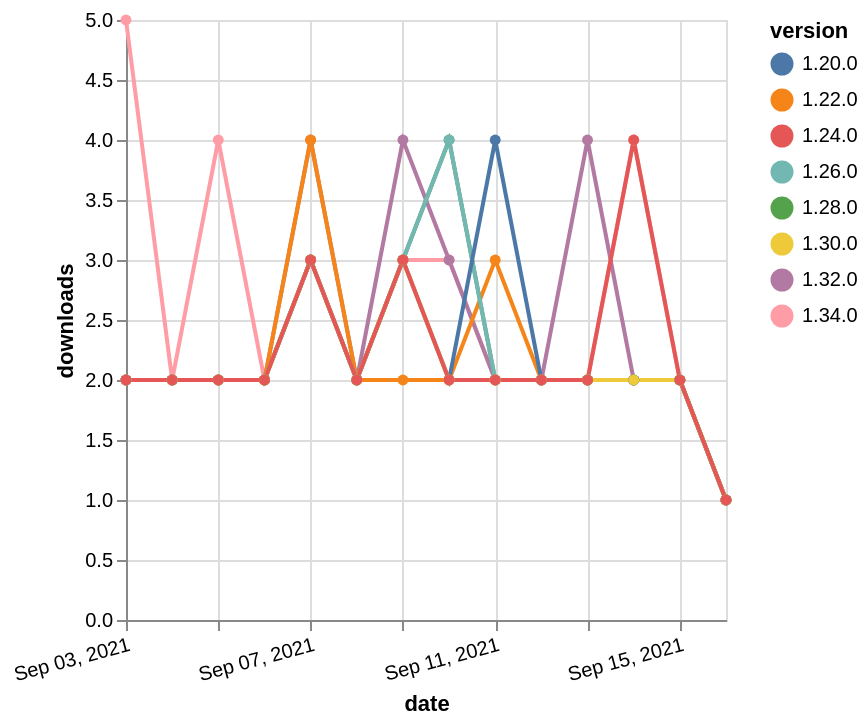

Here is the Vega-Lite specification saved for this chart:
### Vega-Lite specification from a JSON file in a GitHub repository (floating-point values rounded to 4 significant figures)
{"$schema": "https://vega.github.io/schema/vega-lite/v5.json", "description": "A simple bar chart with embedded data.", "data": {"values": [{"date": "2021-09-03", "total": 228, "delta": 5, "version": "1.34.0"}, {"date": "2021-09-04", "total": 230, "delta": 2, "version": "1.34.0"}, {"date": "2021-09-05", "total": 234, "delta": 4, "version": "1.34.0"}, {"date": "2021-09-06", "total": 236, "delta": 2, "version": "1.34.0"}, {"date": "2021-09-07", "total": 239, "delta": 3, "version": "1.34.0"}, {"date": "2021-09-08", "total": 241, "delta": 2, "version": "1.34.0"}, {"date": "2021-09-09", "total": 244, "delta": 3, "version": "1.34.0"}, {"date": "2021-09-10", "total": 247, "delta": 3, "version": "1.34.0"}, {"date": "2021-09-11", "total": 249, "delta": 2, "version": "1.34.0"}, {"date": "2021-09-12", "total": 251, "delta": 2, "version": "1.34.0"}, {"date": "2021-09-13", "total": 253, "delta": 2, "version": "1.34.0"}, {"date": "2021-09-14", "total": 257, "delta": 4, "version": "1.34.0"}, {"date": "2021-09-15", "total": 259, "delta": 2, "version": "1.34.0"}, {"date": "2021-09-16", "total": 260, "delta": 1, "version": "1.34.0"}, {"date": "2021-09-03", "total": 707, "delta": 2, "version": "1.32.0"}, {"date": "2021-09-04", "total": 709, "delta": 2, "version": "1.32.0"}, {"date": "2021-09-05", "total": 711, "delta": 2, "version": "1.32.0"}, {"date": "2021-09-06", "total": 713, "delta": 2, "version": "1.32.0"}, {"date": "2021-09-07", "total": 717, "delta": 4, "version": "1.32.0"}, {"date": "2021-09-08", "total": 719, "delta": 2, "version": "1.32.0"}, {"date": "2021-09-09", "total": 723, "delta": 4, "version": "1.32.0"}, {"date": "2021-09-10", "total": 726, "delta": 3, "version": "1.32.0"}, {"date": "2021-09-11", "total": 728, "delta": 2, "version": "1.32.0"}, {"date": "2021-09-12", "total": 730, "delta": 2, "version": "1.32.0"}, {"date": "2021-09-13", "total": 734, "delta": 4, "version": "1.32.0"}, {"date": "2021-09-14", "total": 736, "delta": 2, "version": "1.32.0"}, {"date": "2021-09-15", "total": 738, "delta": 2, "version": "1.32.0"}, {"date": "2021-09-16", "total": 739, "delta": 1, "version": "1.32.0"}, {"date": "2021-09-03", "total": 2449, "delta": 2, "version": "1.22.0"}, {"date": "2021-09-04", "total": 2451, "delta": 2, "version": "1.22.0"}, {"date": "2021-09-05", "total": 2453, "delta": 2, "version": "1.22.0"}, {"date": "2021-09-06", "total": 2455, "delta": 2, "version": "1.22.0"}, {"date": "2021-09-07", "total": 2459, "delta": 4, "version": "1.22.0"}, {"date": "2021-09-08", "total": 2461, "delta": 2, "version": "1.22.0"}, {"date": "2021-09-09", "total": 2463, "delta": 2, "version": "1.22.0"}, {"date": "2021-09-10", "total": 2465, "delta": 2, "version": "1.22.0"}, {"date": "2021-09-11", "total": 2468, "delta": 3, "version": "1.22.0"}, {"date": "2021-09-12", "total": 2470, "delta": 2, "version": "1.22.0"}, {"date": "2021-09-13", "total": 2472, "delta": 2, "version": "1.22.0"}, {"date": "2021-09-14", "total": 2474, "delta": 2, "version": "1.22.0"}, {"date": "2021-09-15", "total": 2476, "delta": 2, "version": "1.22.0"}, {"date": "2021-09-16", "total": 2477, "delta": 1, "version": "1.22.0"}, {"date": "2021-09-03", "total": 1472, "delta": 2, "version": "1.28.0"}, {"date": "2021-09-04", "total": 1474, "delta": 2, "version": "1.28.0"}, {"date": "2021-09-05", "total": 1476, "delta": 2, "version": "1.28.0"}, {"date": "2021-09-06", "total": 1478, "delta": 2, "version": "1.28.0"}, {"date": "2021-09-07", "total": 1481, "delta": 3, "version": "1.28.0"}, {"date": "2021-09-08", "total": 1483, "delta": 2, "version": "1.28.0"}, {"date": "2021-09-09", "total": 1486, "delta": 3, "version": "1.28.0"}, {"date": "2021-09-10", "total": 1490, "delta": 4, "version": "1.28.0"}, {"date": "2021-09-11", "total": 1492, "delta": 2, "version": "1.28.0"}, {"date": "2021-09-12", "total": 1494, "delta": 2, "version": "1.28.0"}, {"date": "2021-09-13", "total": 1496, "delta": 2, "version": "1.28.0"}, {"date": "2021-09-14", "total": 1498, "delta": 2, "version": "1.28.0"}, {"date": "2021-09-15", "total": 1500, "delta": 2, "version": "1.28.0"}, {"date": "2021-09-16", "total": 1501, "delta": 1, "version": "1.28.0"}, {"date": "2021-09-03", "total": 1674, "delta": 2, "version": "1.26.0"}, {"date": "2021-09-04", "total": 1676, "delta": 2, "version": "1.26.0"}, {"date": "2021-09-05", "total": 1678, "delta": 2, "version": "1.26.0"}, {"date": "2021-09-06", "total": 1680, "delta": 2, "version": "1.26.0"}, {"date": "2021-09-07", "total": 1683, "delta": 3, "version": "1.26.0"}, {"date": "2021-09-08", "total": 1685, "delta": 2, "version": "1.26.0"}, {"date": "2021-09-09", "total": 1688, "delta": 3, "version": "1.26.0"}, {"date": "2021-09-10", "total": 1692, "delta": 4, "version": "1.26.0"}, {"date": "2021-09-11", "total": 1694, "delta": 2, "version": "1.26.0"}, {"date": "2021-09-12", "total": 1696, "delta": 2, "version": "1.26.0"}, {"date": "2021-09-13", "total": 1698, "delta": 2, "version": "1.26.0"}, {"date": "2021-09-14", "total": 1700, "delta": 2, "version": "1.26.0"}, {"date": "2021-09-15", "total": 1702, "delta": 2, "version": "1.26.0"}, {"date": "2021-09-16", "total": 1703, "delta": 1, "version": "1.26.0"}, {"date": "2021-09-03", "total": 2397, "delta": 2, "version": "1.20.0"}, {"date": "2021-09-04", "total": 2399, "delta": 2, "version": "1.20.0"}, {"date": "2021-09-05", "total": 2401, "delta": 2, "version": "1.20.0"}, {"date": "2021-09-06", "total": 2403, "delta": 2, "version": "1.20.0"}, {"date": "2021-09-07", "total": 2406, "delta": 3, "version": "1.20.0"}, {"date": "2021-09-08", "total": 2408, "delta": 2, "version": "1.20.0"}, {"date": "2021-09-09", "total": 2411, "delta": 3, "version": "1.20.0"}, {"date": "2021-09-10", "total": 2413, "delta": 2, "version": "1.20.0"}, {"date": "2021-09-11", "total": 2417, "delta": 4, "version": "1.20.0"}, {"date": "2021-09-12", "total": 2419, "delta": 2, "version": "1.20.0"}, {"date": "2021-09-13", "total": 2421, "delta": 2, "version": "1.20.0"}, {"date": "2021-09-14", "total": 2423, "delta": 2, "version": "1.20.0"}, {"date": "2021-09-15", "total": 2425, "delta": 2, "version": "1.20.0"}, {"date": "2021-09-16", "total": 2426, "delta": 1, "version": "1.20.0"}, {"date": "2021-09-03", "total": 1014, "delta": 2, "version": "1.30.0"}, {"date": "2021-09-04", "total": 1016, "delta": 2, "version": "1.30.0"}, {"date": "2021-09-05", "total": 1018, "delta": 2, "version": "1.30.0"}, {"date": "2021-09-06", "total": 1020, "delta": 2, "version": "1.30.0"}, {"date": "2021-09-07", "total": 1023, "delta": 3, "version": "1.30.0"}, {"date": "2021-09-08", "total": 1025, "delta": 2, "version": "1.30.0"}, {"date": "2021-09-09", "total": 1028, "delta": 3, "version": "1.30.0"}, {"date": "2021-09-10", "total": 1030, "delta": 2, "version": "1.30.0"}, {"date": "2021-09-11", "total": 1032, "delta": 2, "version": "1.30.0"}, {"date": "2021-09-12", "total": 1034, "delta": 2, "version": "1.30.0"}, {"date": "2021-09-13", "total": 1036, "delta": 2, "version": "1.30.0"}, {"date": "2021-09-14", "total": 1038, "delta": 2, "version": "1.30.0"}, {"date": "2021-09-15", "total": 1040, "delta": 2, "version": "1.30.0"}, {"date": "2021-09-16", "total": 1041, "delta": 1, "version": "1.30.0"}, {"date": "2021-09-03", "total": 2070, "delta": 2, "version": "1.24.0"}, {"date": "2021-09-04", "total": 2072, "delta": 2, "version": "1.24.0"}, {"date": "2021-09-05", "total": 2074, "delta": 2, "version": "1.24.0"}, {"date": "2021-09-06", "total": 2076, "delta": 2, "version": "1.24.0"}, {"date": "2021-09-07", "total": 2079, "delta": 3, "version": "1.24.0"}, {"date": "2021-09-08", "total": 2081, "delta": 2, "version": "1.24.0"}, {"date": "2021-09-09", "total": 2084, "delta": 3, "version": "1.24.0"}, {"date": "2021-09-10", "total": 2086, "delta": 2, "version": "1.24.0"}, {"date": "2021-09-11", "total": 2088, "delta": 2, "version": "1.24.0"}, {"date": "2021-09-12", "total": 2090, "delta": 2, "version": "1.24.0"}, {"date": "2021-09-13", "total": 2092, "delta": 2, "version": "1.24.0"}, {"date": "2021-09-14", "total": 2096, "delta": 4, "version": "1.24.0"}, {"date": "2021-09-15", "total": 2098, "delta": 2, "version": "1.24.0"}, {"date": "2021-09-16", "total": 2099, "delta": 1, "version": "1.24.0"}]}, "width": "container", "mark": {"type": "line", "point": {"filled": true}}, "encoding": {"x": {"field": "date", "type": "temporal", "timeUnit": "yearmonthdate", "title": "date", "axis": {"labelAngle": -15}}, "y": {"field": "delta", "type": "quantitative", "title": "downloads"}, "color": {"field": "version", "type": "nominal"}, "tooltip": {"field": "delta"}}}
